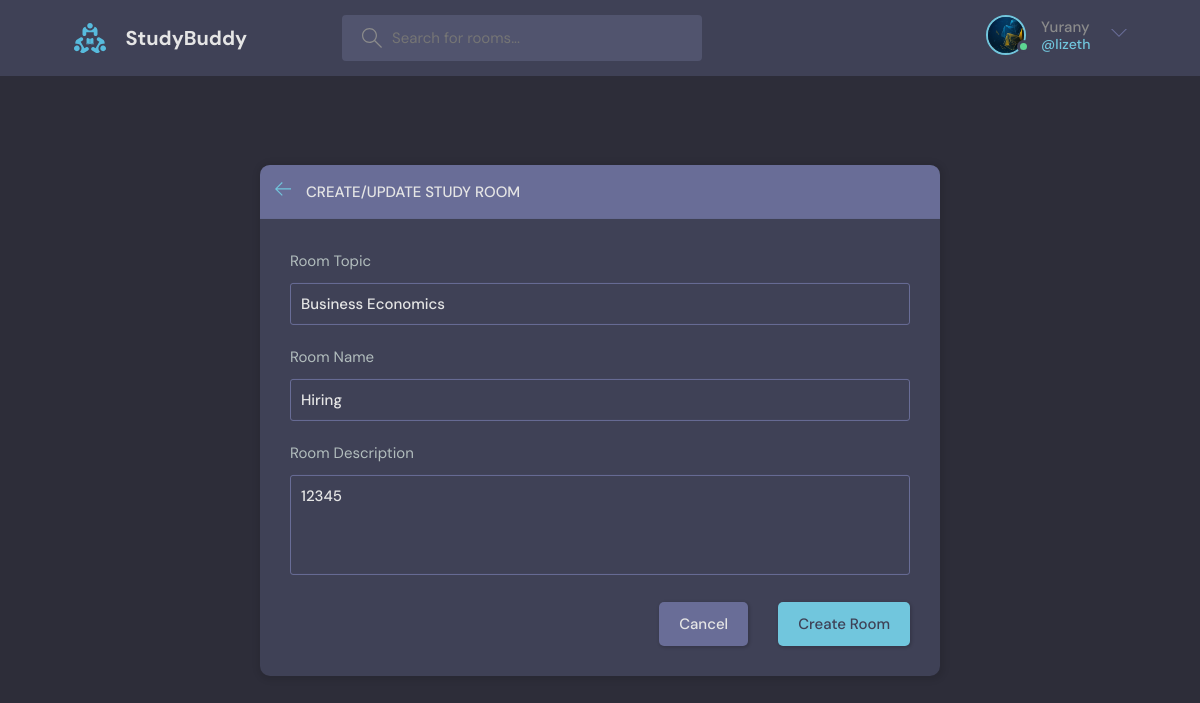
/studybud/update-room/3 (signed in), run on the app's committed database.
### studybud/models.py (models this page shows, shortened)
class UserProfile(models.Model):
    user = models.ForeignKey(User, on_delete=models.CASCADE, null=False)
    alias = models.CharField(max_length=200)
    bio = models.TextField(null=True)
    avatar = models.ImageField(null=True, default="avatar.svg")

class Room (models.Model):
    host = models.ForeignKey(UserProfile, on_delete=models.SET_NULL, null=True)
    topic = models.ForeignKey(Topic, on_delete=models.SET_NULL, null=True) # when the room is deleted we still mantain the rooms
    name = models.CharField(max_length=200)
    description = models.TextField(null=True, blank=True)
    participants = models.ManyToManyField(UserProfile, related_name='participants', blank=True)
    updated = models.DateTimeField(auto_now=True) #updates the timestamp for every change
    created = models.DateTimeField(auto_now_add=True) #only takes the timestamp when we create the instance
    class Meta:
        ordering = ['-updated', '-created'] # the negative in front means reverse

class Topic(models.Model):
    name = models.CharField(max_length=200)

### studybud/views.py (the view)
@login_required(login_url='/login')
def update_room(request, pk):
    room = Room.objects.get(id=pk)
    if request.user != room.host.user:
        return HttpResponse('You are not allowed to update this room!')
    if request.method == "POST":
        topic_name = request.POST.get('topic')
        topic, created = Topic.objects.get_or_create(name=topic_name)
        room.name = request.POST.get('name')
        room.topic = topic
        room.description = request.POST.get('description')
        room.save()
        return redirect('home')
    else:
        form = RoomForm(instance=room)
    topics = Topic.objects.all()
    context = {'form': form, 'topics':topics, 'room': room}
    return render(request, 'room_form.html', context)

### studybud/forms.py
class RoomForm(ModelForm):
    class Meta:
        model = Room
        fields = '__all__'
        exclude = ['host', 'participants']

### studybud/context_processors.py (called while the page is built)
def get_profile(request):
    if request.user.is_authenticated:
        user_profile, create = UserProfile.objects.get_or_create(user=request.user)
        return {'user_profile': user_profile}
    return {}

### studybud/templates/room_form.html (shortened to what this page needs)
{% extends 'main.html' %}
{% block content %}
  <main class="create-room layout">
    <div class="container">
      <div class="layout__box">
        <div class="layout__boxHeader">
          <div class="layout__boxTitle">
            <a href="{% url 'home' %}">
              <svg version="1.1" xmlns="http://www.w3.org/2000/svg" width="32" height="32" viewBox="0 0 32 32">
                <title>arrow-left</title>
                <path
                  d="M13.723 2.286l-13.723 13.714 13.719 13.714 1.616-1.611-10.96-10.96h27.625v-2.286h-27.625l10.965-10.965-1.616-1.607z">
                </path>
              </svg>
            </a>
            <h3>Create/Update Study Room</h3>
          </div>
        </div>
        <div class="layout__body">
          <form class="form" method= "POST" action="">
            <div class="form__group">
              <label for="room_topic">Room Topic</label>
              <input required type="text" value="{{room.topic.name}}" name="topic" list="topic-list" />
            </div>
            <div class="form__group">
              <label for="room_name">Room Name</label>
              {{form.name}}
            </div>
            <div class="form__group">
              <label for="room_description">Room Description</label>
              {{form.description}}
            </div>
            <div class="form__action">
              <a class="btn btn--dark" href="{% url 'home' %}">Cancel</a>
              <button class="btn btn--main" type="submit">Create Room</button>
            </div>
          </form>
        </div>
      </div>
    </div>
  </main>
{% endblock content %}

### templates/navbar.html (shortened to what this page needs)
{% load static %}
<header class="header header--loggedIn">
    <div class="container">
      <a href="{% url 'home' %}" class="header__logo">
        <img src="{% static 'images/logo.svg' %}" />
        <h1>StudyBuddy</h1>
      </a>
      <form class="header__search" method="GET" action="{% url 'home' %}">
        <label>
          <input name="q" placeholder="Search for rooms..." />
        </label>
      </form>
      <nav class="header__menu">
        {% if request.user.is_authenticated %}
        <div class="header__user">
          <a href="{% url 'user-profile' user_profile.user.id %}">
            <div class="avatar avatar--medium active">
              <img src="{{user_profile.avatar.url}}" />
            </div>
            <p>{{user_profile.alias}} <span>@{{user_profile.user.username}}</span></p>
          </a>
          <button class="dropdown-button">
            <svg version="1.1" xmlns="http://www.w3.org/2000/svg" width="32" height="32" viewBox="0 0 32 32">
              <title>chevron-down</title>
              <path d="M16 21l-13-13h-3l16 16 16-16h-3l-13 13z"></path>
            </svg>
          </button>
        </div>
        {% else %}
        <a href="{% url 'login' %}">
          <img src="{% static 'images/avatar.svg' %}" />
          <p>Login</p>
        </a>
        {% endif %}
      </nav>
    </div>
  </header>

### data on the page
UserProfile: avatar (picture), alias "Yurany", user.username "lizeth"
Room: topic "Business Economics", name "Hiring", description "12345"
